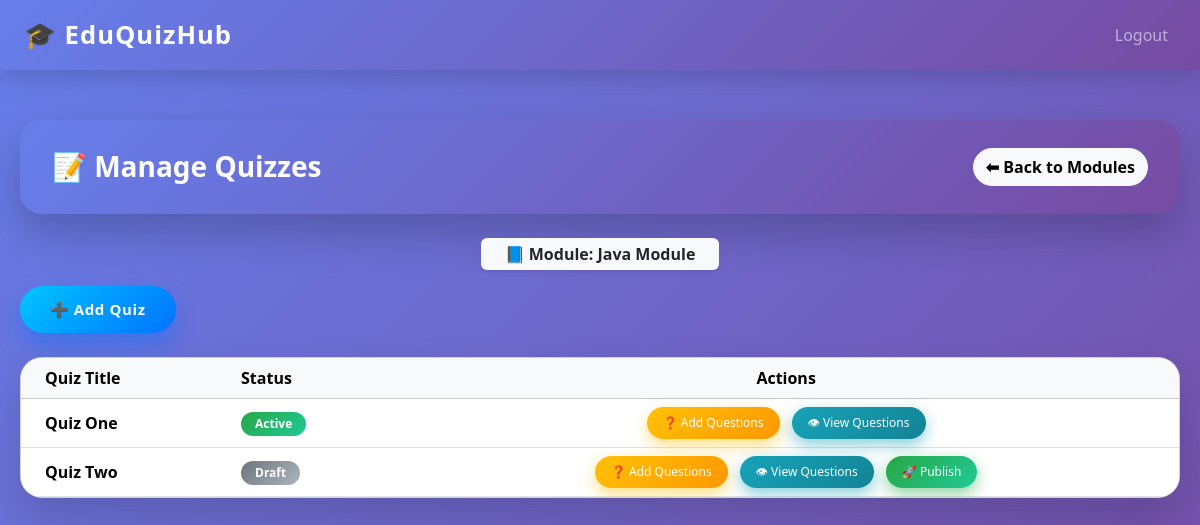
The page /admin/module/1/quizzes (signed in) on the database its author committed.
### tables this page shows
CREATE TABLE modules (
    id INTEGER PRIMARY KEY AUTOINCREMENT,
    name TEXT NOT NULL
);

CREATE TABLE quizzes (
    id INTEGER PRIMARY KEY AUTOINCREMENT,
    module_id INTEGER NOT NULL,
    title TEXT NOT NULL,
    time_limit INTEGER,
    is_active INTEGER DEFAULT 0,
    FOREIGN KEY (module_id) REFERENCES modules(id)
);

### app.py (the view)
@app.route("/admin/module/<int:module_id>/quizzes")
def module_quizzes_admin(module_id):
    if session.get("role") != "admin":
        return redirect(url_for("login"))
    quizzes = get_quizzes_by_module(module_id)
    module = get_module_by_id(module_id)
    return render_template(
        "admin_module_quizzes.html",
        quizzes=quizzes,
        module=module
    )

### db/db.py (called while the page is built)
def get_db_connection():
    conn = sqlite3.connect(DB_NAME)
    conn.row_factory = sqlite3.Row
    return conn

def get_quizzes_by_module(module_id):
    with get_db_connection() as conn:
        return conn.execute(
            "SELECT * FROM quizzes WHERE module_id = ?",
            (module_id,)
        ).fetchall()

def get_module_by_id(module_id):
    with get_db_connection() as conn:
        return conn.execute(
            "SELECT * FROM modules WHERE id = ?",
            (module_id,)
        ).fetchone()

### templates/admin_module_quizzes.html (shortened to what this page needs)
{% extends "base.html" %}
{% block content %}
<div class="page-header mb-4 d-flex justify-content-between align-items-center">
    <h3 class="fw-bold mb-0 text-white">📝 Manage Quizzes</h3>
    <a href="{{ url_for('manage_modules') }}" class="btn btn-light btn-animated">⬅ Back to Modules</a>
</div>
<div class="mb-3 text-center">
    <span class="badge bg-light text-dark fs-6 px-4 py-2 shadow-sm">
        📘 Module: <strong>{{ module.name }}</strong>
    </span>
</div>
<div class="mb-4">
    <a href="{{ url_for('add_quiz', module_id=module.id) }}" class="btn btn-add-quiz btn-animated">
        ➕ Add Quiz
    </a>
</div>
<div class="card table-card">
    <div class="card-body p-0">
        <table class="table table-hover align-middle mb-0">
            <thead class="table-light">
                <tr>
                    <th class="ps-4">Quiz Title</th>
                    <th>Status</th>
                    <th class="text-center">Actions</th>
                </tr>
            </thead>
            <tbody>
                {% for q in quizzes %}
                <tr>
                    <td class="fw-semibold ps-4">{{ q.title }}</td>
                    <td>
                        {% if q.is_active %}
                            <span class="badge badge-active">Active</span>
                        {% else %}
                            <span class="badge badge-draft">Draft</span>
                        {% endif %}
                    </td>
                    <td class="text-center">
                        <a href="{{ url_for('add_questions', quiz_id=q.id) }}" class="btn btn-add-questions">
                            ❓ Add Questions
                        </a>
                        <a href="{{ url_for('view_quiz_questions', quiz_id=q.id) }}" class="btn btn-info ms-2">
                            👁 View Questions
                        </a>
                        {% if not q.is_active %}
                        <a href="{{ url_for('publish_quiz', quiz_id=q.id) }}" class="btn btn-publish ms-2">
                            🚀 Publish
                        </a>
                        {% endif %}
                    </td>
                </tr>
                {% else %}
                <tr>
                    <td colspan="3" class="text-center text-muted py-4">
                        No quizzes available.
                    </td>
                </tr>
                {% endfor %}
            </tbody>
        </table>
    </div>
</div>
{% endblock %}

### static/css/style.css (style rules this page uses)
body { background-color: #f8f9fa; }
.card { border-radius: 10px; }
h1, h2, h3 { color: #0d6efd; }

### templates/base.html (style rules this page uses)
html, body { width: 100%; margin: 0; padding: 0; overflow-x: hidden; font-family: "Segoe UI", sans-serif; background: #f4f6fb; }

### templates/admin_module_quizzes.html (style rules this page uses)
body { background: linear-gradient(135deg, #667eea, #764ba2); min-height: 100vh; }
.page-header { background: linear-gradient(135deg, #667eea, #764ba2); color: #fff; border-radius: 22px; padding: 28px 32px; box-shadow: 0 20px 40px rgba(0,0,0,0.2); animation: fadeDown 0.8s ease; }
.btn-animated { border-radius: 30px; font-weight: 600; cursor: pointer; transition: all 0.35s ease; }
.btn-add-quiz { background: linear-gradient(135deg, #00c6ff, #0072ff); color: #fff; border: none; padding: 12px 30px; font-size: 15px; letter-spacing: 0.6px; box-shadow: 0 12px 25px rgba(0,114,255,0.45); }
.table-card { border-radius: 22px; background: #ffffff; overflow: hidden; box-shadow: 0 20px 40px rgba(0,0,0,0.15); animation: fadeUp 0.8s ease; }
.table-hover tbody tr { transition: background 0.3s ease, transform 0.3s ease; cursor: pointer; }
.badge-active { background: linear-gradient(135deg, #28a745, #20c997); padding: 6px 14px; border-radius: 20px; font-size: 12px; }
.badge-draft { background: linear-gradient(135deg, #6c757d, #adb5bd); padding: 6px 14px; border-radius: 20px; font-size: 12px; }
.btn-add-questions { background: linear-gradient(135deg, #ffc107, #ff9800); color: #fff; border: none; padding: 7px 16px; border-radius: 30px; font-size: 12px; box-shadow: 0 6px 15px rgba(255,193,7,0.5); transition: all 0.3s ease; }
.btn-publish { background: linear-gradient(135deg, #28a745, #20c997); color: #fff; border: none; padding: 7px 16px; border-radius: 30px; font-size: 12px; box-shadow: 0 6px 15px rgba(40,167,69,0.5); transition: all 0.3s ease; }
.btn-info { background: linear-gradient(135deg, #17a2b8, #138496); color: #fff; border: none; padding: 7px 16px; border-radius: 30px; font-size: 12px; box-shadow: 0 6px 15px rgba(23,162,184,0.5); transition: all 0.3s ease; }

### rows shown on the page
modules: name "Java Module"
quizzes: title "Quiz One", is_active "Active"
quizzes: title "Quiz Two", is_active "Draft"
